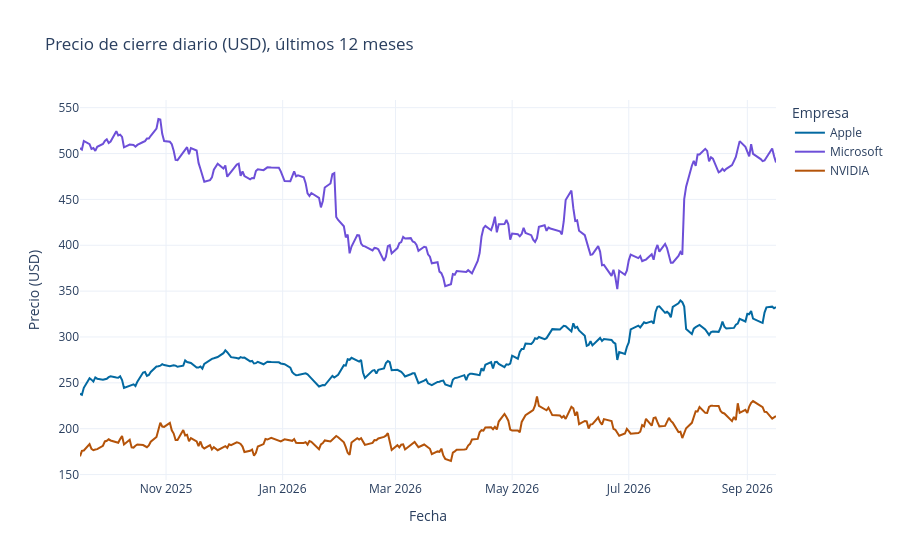

Notebook cell for this chart:
### Markdown cell above
## 3. Evolución de precios

### Code cell
fig = px.line(
    precios.rename(columns=NOMBRES),
    title="Precio de cierre diario (USD), últimos 12 meses",
    labels={"value": "Precio (USD)", "Date": "Fecha", "Ticker": "Empresa"},
    color_discrete_sequence=list(COLORES.values()),
)
fig.show()

### Figure 1 — Plotly figure (JSON) as saved in the notebook; plotly's stock layout.template omitted (floating-point values rounded to 4 significant figures; data arrays with more than 128 entries replaced by an {"elided": "..."} marker saying what was removed)
{"data": [{"hovertemplate": "Empresa=Apple<br>Fecha=%{x}<br>Precio (USD)=%{y}<extra></extra>", "legendgroup": "Apple", "line": {"color": "#0369a1", "dash": "solid"}, "marker": {"symbol": "circle"}, "mode": "lines", "name": "Apple", "orientation": "v", "showlegend": true, "type": "scatter", "x": {"elided": "251 str values"}, "xaxis": "x", "y": {"elided": "251 float values"}, "yaxis": "y"}, {"hovertemplate": "Empresa=Microsoft<br>Fecha=%{x}<br>Precio (USD)=%{y}<extra></extra>", "legendgroup": "Microsoft", "line": {"color": "#6d4fd8", "dash": "solid"}, "marker": {"symbol": "circle"}, "mode": "lines", "name": "Microsoft", "orientation": "v", "showlegend": true, "type": "scatter", "x": {"elided": "251 str values"}, "xaxis": "x", "y": {"elided": "251 float values"}, "yaxis": "y"}, {"hovertemplate": "Empresa=NVIDIA<br>Fecha=%{x}<br>Precio (USD)=%{y}<extra></extra>", "legendgroup": "NVIDIA", "line": {"color": "#b45309", "dash": "solid"}, "marker": {"symbol": "circle"}, "mode": "lines", "name": "NVIDIA", "orientation": "v", "showlegend": true, "type": "scatter", "x": {"elided": "251 str values"}, "xaxis": "x", "y": {"elided": "251 float values"}, "yaxis": "y"}], "layout": {"legend": {"title": {"text": "Empresa"}, "tracegroupgap": 0}, "title": {"text": "Precio de cierre diario (USD), últimos 12 meses"}, "xaxis": {"anchor": "y", "domain": [0, 1], "title": {"text": "Fecha"}}, "yaxis": {"anchor": "x", "domain": [0, 1], "title": {"text": "Precio (USD)"}}}}
